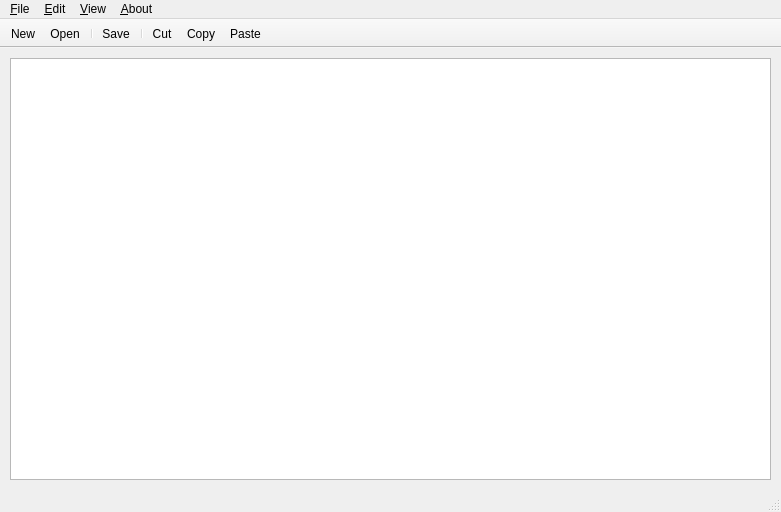
<?xml version="1.0" encoding="UTF-8"?>
<ui version="4.0">
 <class>TextEditor</class>
 <widget class="QMainWindow" name="TextEditor">
  <property name="geometry">
   <rect>
    <x>0</x>
    <y>0</y>
    <width>781</width>
    <height>512</height>
   </rect>
  </property>
  <property name="sizePolicy">
   <sizepolicy hsizetype="Preferred" vsizetype="Preferred">
    <horstretch>0</horstretch>
    <verstretch>0</verstretch>
   </sizepolicy>
  </property>
  <property name="minimumSize">
   <size>
    <width>300</width>
    <height>200</height>
   </size>
  </property>
  <property name="windowTitle">
   <string>TextEditor[*]</string>
  </property>
  <widget class="QWidget" name="centralwidget">
   <property name="enabled">
    <bool>true</bool>
   </property>
   <property name="sizePolicy">
    <sizepolicy hsizetype="Preferred" vsizetype="Preferred">
     <horstretch>0</horstretch>
     <verstretch>0</verstretch>
    </sizepolicy>
   </property>
   <layout class="QVBoxLayout" name="verticalLayout_2">
    <property name="leftMargin">
     <number>10</number>
    </property>
    <property name="topMargin">
     <number>10</number>
    </property>
    <property name="rightMargin">
     <number>10</number>
    </property>
    <property name="bottomMargin">
     <number>10</number>
    </property>
    <item>
     <widget class="QTextEdit" name="textEdit"/>
    </item>
   </layout>
  </widget>
  <widget class="QMenuBar" name="menubar">
   <property name="geometry">
    <rect>
     <x>0</x>
     <y>0</y>
     <width>781</width>
     <height>21</height>
    </rect>
   </property>
   <widget class="QMenu" name="menu_File">
    <property name="title">
     <string>&amp;File</string>
    </property>
    <property name="toolTipsVisible">
     <bool>true</bool>
    </property>
    <addaction name="actionNew"/>
    <addaction name="actionOpen"/>
    <addaction name="separator"/>
    <addaction name="actionSave"/>
    <addaction name="actionSaveAs"/>
    <addaction name="separator"/>
    <addaction name="actionClose"/>
    <addaction name="separator"/>
    <addaction name="actionExit"/>
   </widget>
   <widget class="QMenu" name="menu_View">
    <property name="toolTip">
     <string>Вид</string>
    </property>
    <property name="title">
     <string>&amp;View</string>
    </property>
    <property name="toolTipsVisible">
     <bool>true</bool>
    </property>
    <addaction name="actionSelectFont"/>
   </widget>
   <widget class="QMenu" name="menuEdit">
    <property name="toolTip">
     <string>Правка</string>
    </property>
    <property name="title">
     <string>&amp;Edit</string>
    </property>
    <property name="toolTipsVisible">
     <bool>true</bool>
    </property>
    <addaction name="actionCut"/>
    <addaction name="actionCopy"/>
    <addaction name="actionPaste"/>
    <addaction name="separator"/>
    <addaction name="actionUndo"/>
    <addaction name="actionRedo"/>
   </widget>
   <widget class="QMenu" name="menuAbout">
    <property name="toolTip">
     <string>Справка</string>
    </property>
    <property name="title">
     <string>&amp;About</string>
    </property>
    <property name="toolTipsVisible">
     <bool>true</bool>
    </property>
    <addaction name="actionAbout"/>
    <addaction name="actionAboutQt"/>
   </widget>
   <addaction name="menu_File"/>
   <addaction name="menuEdit"/>
   <addaction name="menu_View"/>
   <addaction name="menuAbout"/>
  </widget>
  <widget class="QStatusBar" name="statusbar">
   <property name="enabled">
    <bool>true</bool>
   </property>
  </widget>
  <widget class="QToolBar" name="toolBar">
   <property name="windowTitle">
    <string>toolBar</string>
   </property>
   <property name="movable">
    <bool>false</bool>
   </property>
   <property name="toolButtonStyle">
    <enum>Qt::ToolButtonIconOnly</enum>
   </property>
   <property name="floatable">
    <bool>true</bool>
   </property>
   <attribute name="toolBarArea">
    <enum>TopToolBarArea</enum>
   </attribute>
   <attribute name="toolBarBreak">
    <bool>false</bool>
   </attribute>
   <addaction name="actionNew"/>
   <addaction name="actionOpen"/>
   <addaction name="separator"/>
   <addaction name="actionSave"/>
   <addaction name="separator"/>
   <addaction name="actionCut"/>
   <addaction name="actionCopy"/>
   <addaction name="actionPaste"/>
  </widget>
  <action name="actionNew">
   <property name="icon">
    <iconset resource="icons.qrc">
     <normaloff>:/src/new.png</normaloff>:/src/new.png</iconset>
   </property>
   <property name="text">
    <string>&amp;New</string>
   </property>
   <property name="toolTip">
    <string>Создать новый документ</string>
   </property>
   <property name="shortcut">
    <string>Ctrl+N</string>
   </property>
  </action>
  <action name="actionClose">
   <property name="text">
    <string>&amp;Close</string>
   </property>
   <property name="toolTip">
    <string>Закрыть текущее окно</string>
   </property>
   <property name="shortcut">
    <string>Ctrl+W</string>
   </property>
  </action>
  <action name="actionExit">
   <property name="text">
    <string>&amp;Exit</string>
   </property>
   <property name="toolTip">
    <string>Закрыть приложение</string>
   </property>
  </action>
  <action name="actionSelectFont">
   <property name="text">
    <string>Select &amp;Font</string>
   </property>
   <property name="toolTip">
    <string>Выбрать шрифт</string>
   </property>
  </action>
  <action name="actionCopy">
   <property name="icon">
    <iconset resource="icons.qrc">
     <normaloff>:/src/copy.png</normaloff>:/src/copy.png</iconset>
   </property>
   <property name="text">
    <string>&amp;Copy</string>
   </property>
   <property name="toolTip">
    <string>Копировать</string>
   </property>
   <property name="shortcut">
    <string>Ctrl+C</string>
   </property>
  </action>
  <action name="actionCut">
   <property name="icon">
    <iconset resource="icons.qrc">
     <normaloff>:/src/cut.png</normaloff>:/src/cut.png</iconset>
   </property>
   <property name="text">
    <string>&amp;Cut</string>
   </property>
   <property name="toolTip">
    <string>Вырезать</string>
   </property>
   <property name="shortcut">
    <string>Ctrl+X</string>
   </property>
  </action>
  <action name="actionPaste">
   <property name="icon">
    <iconset resource="icons.qrc">
     <normaloff>:/src/paste.png</normaloff>:/src/paste.png</iconset>
   </property>
   <property name="text">
    <string>&amp;Paste</string>
   </property>
   <property name="toolTip">
    <string>Вставить</string>
   </property>
   <property name="shortcut">
    <string>Ctrl+V</string>
   </property>
  </action>
  <action name="actionAbout">
   <property name="text">
    <string>&amp;About</string>
   </property>
   <property name="toolTip">
    <string>О программе</string>
   </property>
  </action>
  <action name="actionAboutQt">
   <property name="text">
    <string>&amp;AboutQt</string>
   </property>
   <property name="toolTip">
    <string>О Qt</string>
   </property>
  </action>
  <action name="actionUndo">
   <property name="text">
    <string>&amp;Undo</string>
   </property>
   <property name="toolTip">
    <string>Отменить</string>
   </property>
   <property name="shortcut">
    <string>Ctrl+Z</string>
   </property>
  </action>
  <action name="actionRedo">
   <property name="text">
    <string>&amp;Redo</string>
   </property>
   <property name="toolTip">
    <string>Повторить</string>
   </property>
   <property name="shortcut">
    <string>Ctrl+Y</string>
   </property>
  </action>
  <action name="actionOpen">
   <property name="icon">
    <iconset resource="icons.qrc">
     <normaloff>:/src/open.png</normaloff>:/src/open.png</iconset>
   </property>
   <property name="text">
    <string>&amp;Open</string>
   </property>
   <property name="toolTip">
    <string>Открыть</string>
   </property>
   <property name="shortcut">
    <string>Ctrl+O</string>
   </property>
  </action>
  <action name="actionSave">
   <property name="icon">
    <iconset resource="icons.qrc">
     <normaloff>:/src/save.png</normaloff>:/src/save.png</iconset>
   </property>
   <property name="text">
    <string>&amp;Save</string>
   </property>
   <property name="toolTip">
    <string>Сохранить</string>
   </property>
   <property name="shortcut">
    <string>Ctrl+S</string>
   </property>
  </action>
  <action name="actionSaveAs">
   <property name="icon">
    <iconset>
     <normaloff>:/icons/src/save.png</normaloff>:/icons/src/save.png</iconset>
   </property>
   <property name="text">
    <string>&amp;Save As</string>
   </property>
   <property name="toolTip">
    <string>Сохранить как</string>
   </property>
   <property name="shortcut">
    <string>Ctrl+Shift+S</string>
   </property>
  </action>
 </widget>
 <resources>
  <include location="icons.qrc"/>
 </resources>
 <connections/>
</ui>
